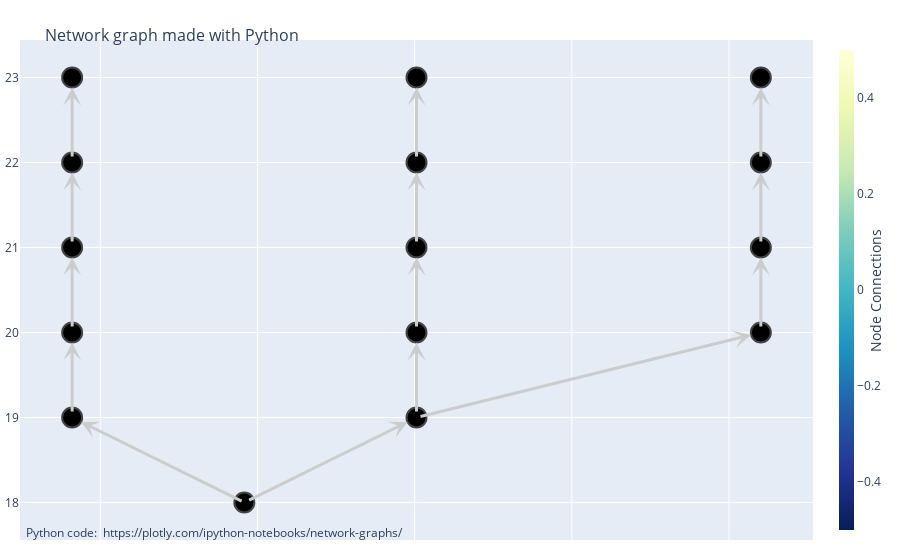

Notebook source saved alongside this figure:
### Code cell
fig = go.Figure(data=[node_trace],
             layout=go.Layout(
                title='<br>Network graph made with Python',
                titlefont_size=16,
                showlegend=False,
                hovermode='closest',
                margin=dict(b=20,l=5,r=5,t=40),
                annotations=[ dict(
                    text="Python code: <a href='https://plotly.com/ipython-notebooks/network-graphs/'> https://plotly.com/ipython-notebooks/network-graphs/</a>",
                    showarrow=False,
                    xref="paper", yref="paper",
                    x=0.005, y=-0.005 ) ],
                xaxis=dict(showticklabels=False),
             )
                )
for edge in player.G.edges():
    fig.add_annotation(
      x=pos[edge[1]][0],  # arrows' head
      y=pos[edge[1]][1],  # arrows' head
      ax=pos[edge[0]][0],  # arrows' tail
      ay=pos[edge[0]][1],  # arrows' tail
      xref='x1',
      yref='y1',
      textangle=30,
      axref='x1',
      ayref='y1',
      hovertext=edge_labels[edge],  # if you want only the arrow
      showarrow=True,
      arrowhead=3,
      arrowsize=1,
      arrowwidth=3,
      arrowcolor='#cccccc',
        standoff = 10
    )

fig.show()

### Figure 1 — Plotly figure (JSON) as saved in the notebook; plotly's stock layout.template omitted (floating-point values rounded to 4 significant figures)
{"data": [{"hoverinfo": "text", "marker": {"color": [], "colorbar": {"thickness": 15, "title": {"side": "right", "text": "Node Connections"}, "xanchor": "left"}, "colorscale": [[0, "rgb(255,255,217)"], [0.125, "rgb(237,248,177)"], [0.25, "rgb(199,233,180)"], [0.375, "rgb(127,205,187)"], [0.5, "rgb(65,182,196)"], [0.625, "rgb(29,145,192)"], [0.75, "rgb(34,94,168)"], [0.875, "rgb(37,52,148)"], [1, "rgb(8,29,88)"]], "line": {"width": 2}, "reversescale": true, "showscale": true, "size": 20}, "mode": "markers", "type": "scatter", "x": [3.833, 1.643, 6.024, 1.643, 6.024, 10.4, 1.643, 6.024, 10.4, 1.643, 6.024, 10.4, 1.643, 6.024, 10.4], "y": [18, 19, 19, 20, 20, 20, 21, 21, 21, 22, 22, 22, 23, 23, 23]}], "layout": {"annotations": [{"showarrow": false, "text": "Python code: <a href='https://plotly.com/ipython-notebooks/network-graphs/'> https://plotly.com/ipython-notebooks/network-graphs/</a>", "x": 0.005, "xref": "paper", "y": -0.005, "yref": "paper"}, {"arrowcolor": "#cccccc", "arrowhead": 3, "arrowsize": 1, "arrowwidth": 3, "ax": 3.833, "axref": "x", "ay": 18, "ayref": "y", "hovertext": "0.559", "showarrow": true, "standoff": 10, "textangle": 30, "x": 1.643, "xref": "x", "y": 19, "yref": "y"}, {"arrowcolor": "#cccccc", "arrowhead": 3, "arrowsize": 1, "arrowwidth": 3, "ax": 3.833, "axref": "x", "ay": 18, "ayref": "y", "hovertext": "0.441", "showarrow": true, "standoff": 10, "textangle": 30, "x": 6.024, "xref": "x", "y": 19, "yref": "y"}, {"arrowcolor": "#cccccc", "arrowhead": 3, "arrowsize": 1, "arrowwidth": 3, "ax": 1.643, "axref": "x", "ay": 19, "ayref": "y", "hovertext": "1.0", "showarrow": true, "standoff": 10, "textangle": 30, "x": 1.643, "xref": "x", "y": 20, "yref": "y"}, {"arrowcolor": "#cccccc", "arrowhead": 3, "arrowsize": 1, "arrowwidth": 3, "ax": 6.024, "axref": "x", "ay": 19, "ayref": "y", "hovertext": "0.627", "showarrow": true, "standoff": 10, "textangle": 30, "x": 6.024, "xref": "x", "y": 20, "yref": "y"}, {"arrowcolor": "#cccccc", "arrowhead": 3, "arrowsize": 1, "arrowwidth": 3, "ax": 6.024, "axref": "x", "ay": 19, "ayref": "y", "hovertext": "0.373", "showarrow": true, "standoff": 10, "textangle": 30, "x": 10.4, "xref": "x", "y": 20, "yref": "y"}, {"arrowcolor": "#cccccc", "arrowhead": 3, "arrowsize": 1, "arrowwidth": 3, "ax": 1.643, "axref": "x", "ay": 20, "ayref": "y", "hovertext": "1.0", "showarrow": true, "standoff": 10, "textangle": 30, "x": 1.643, "xref": "x", "y": 21, "yref": "y"}, {"arrowcolor": "#cccccc", "arrowhead": 3, "arrowsize": 1, "arrowwidth": 3, "ax": 6.024, "axref": "x", "ay": 20, "ayref": "y", "hovertext": "1.0", "showarrow": true, "standoff": 10, "textangle": 30, "x": 6.024, "xref": "x", "y": 21, "yref": "y"}, {"arrowcolor": "#cccccc", "arrowhead": 3, "arrowsize": 1, "arrowwidth": 3, "ax": 10.4, "axref": "x", "ay": 20, "ayref": "y", "hovertext": "1.0", "showarrow": true, "standoff": 10, "textangle": 30, "x": 10.4, "xref": "x", "y": 21, "yref": "y"}, {"arrowcolor": "#cccccc", "arrowhead": 3, "arrowsize": 1, "arrowwidth": 3, "ax": 1.643, "axref": "x", "ay": 21, "ayref": "y", "hovertext": "1.0", "showarrow": true, "standoff": 10, "textangle": 30, "x": 1.643, "xref": "x", "y": 22, "yref": "y"}, {"arrowcolor": "#cccccc", "arrowhead": 3, "arrowsize": 1, "arrowwidth": 3, "ax": 6.024, "axref": "x", "ay": 21, "ayref": "y", "hovertext": "1.0", "showarrow": true, "standoff": 10, "textangle": 30, "x": 6.024, "xref": "x", "y": 22, "yref": "y"}, {"arrowcolor": "#cccccc", "arrowhead": 3, "arrowsize": 1, "arrowwidth": 3, "ax": 10.4, "axref": "x", "ay": 21, "ayref": "y", "hovertext": "1.0", "showarrow": true, "standoff": 10, "textangle": 30, "x": 10.4, "xref": "x", "y": 22, "yref": "y"}, {"arrowcolor": "#cccccc", "arrowhead": 3, "arrowsize": 1, "arrowwidth": 3, "ax": 1.643, "axref": "x", "ay": 22, "ayref": "y", "hovertext": "1.0", "showarrow": true, "standoff": 10, "textangle": 30, "x": 1.643, "xref": "x", "y": 23, "yref": "y"}, {"arrowcolor": "#cccccc", "arrowhead": 3, "arrowsize": 1, "arrowwidth": 3, "ax": 6.024, "axref": "x", "ay": 22, "ayref": "y", "hovertext": "1.0", "showarrow": true, "standoff": 10, "textangle": 30, "x": 6.024, "xref": "x", "y": 23, "yref": "y"}, {"arrowcolor": "#cccccc", "arrowhead": 3, "arrowsize": 1, "arrowwidth": 3, "ax": 10.4, "axref": "x", "ay": 22, "ayref": "y", "hovertext": "1.0", "showarrow": true, "standoff": 10, "textangle": 30, "x": 10.4, "xref": "x", "y": 23, "yref": "y"}], "hovermode": "closest", "margin": {"b": 20, "l": 5, "r": 5, "t": 40}, "showlegend": false, "title": {"font": {"size": 16}, "text": "<br>Network graph made with Python"}, "xaxis": {"showticklabels": false}}}
